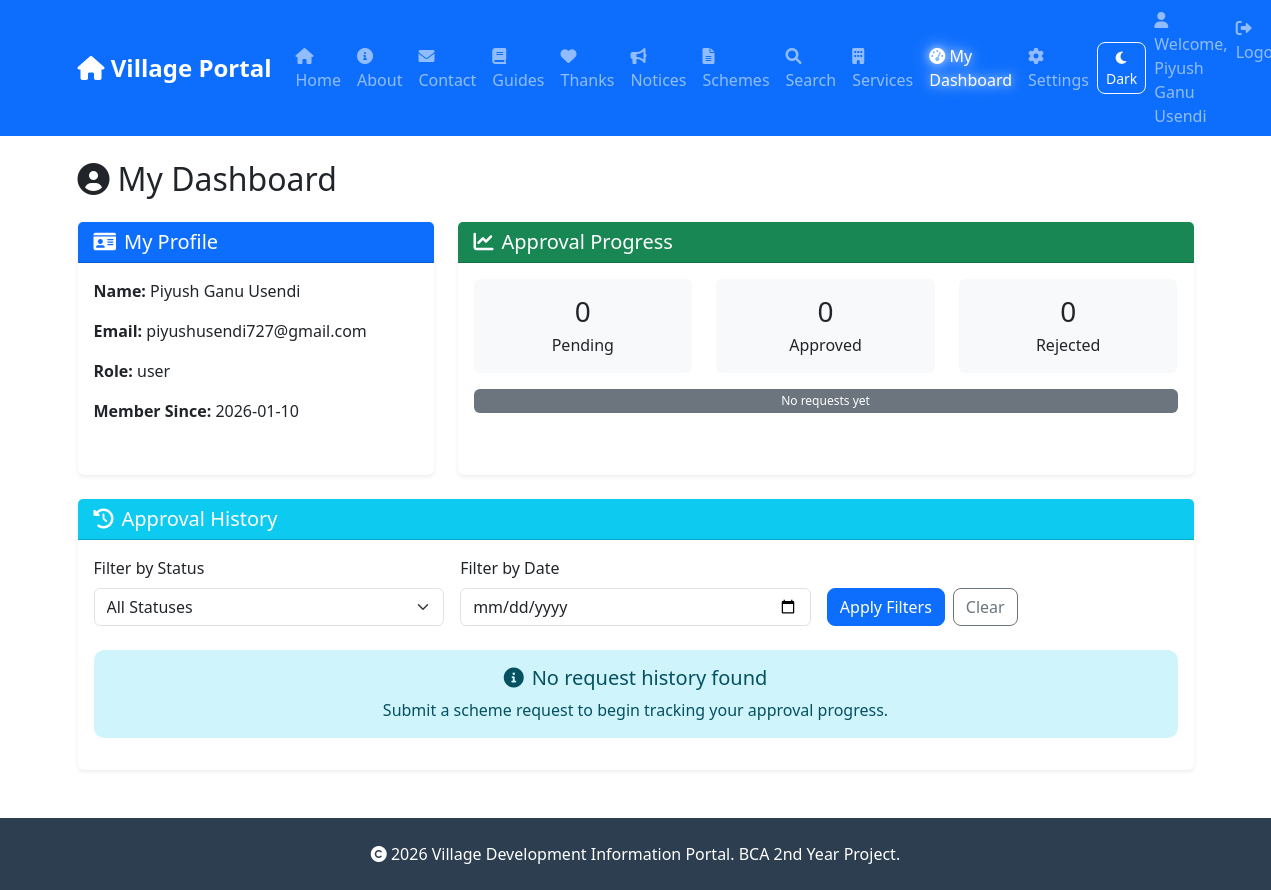
/user/dashboard (signed in), run on an earlier commit of the app's database.
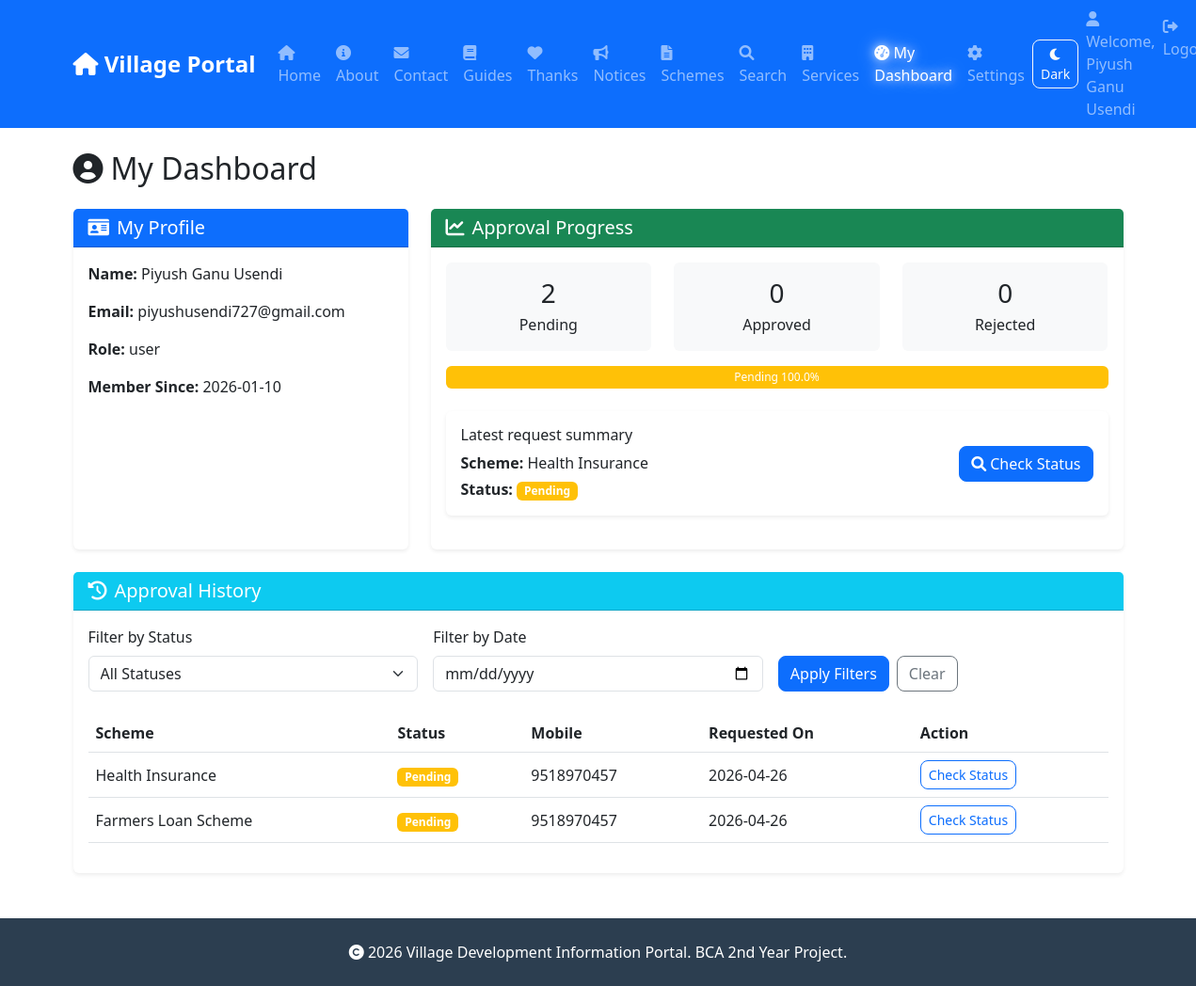
And on a later commit of the database.
### tables this page shows
CREATE TABLE schemes (
            id INTEGER PRIMARY KEY AUTOINCREMENT,
            title TEXT NOT NULL,
            description TEXT,
            department TEXT,
            eligibility TEXT,
            benefits TEXT,
            apply_link TEXT,
            published_on TIMESTAMP DEFAULT CURRENT_TIMESTAMP
        );

CREATE TABLE beneficiaries (
            id INTEGER PRIMARY KEY AUTOINCREMENT,
            name TEXT NOT NULL,
            age INTEGER,
            gender TEXT,
            scheme_id INTEGER,
            mobile TEXT,
            status TEXT DEFAULT 'Pending',
            registered_on TIMESTAMP DEFAULT CURRENT_TIMESTAMP
        , user_id INTEGER, dob TEXT, aadhaar TEXT);

### app.py (the view)
@app.route('/user/dashboard')
@login_required
def user_dashboard():
    status_filter = request.args.get('status', '')
    date_filter = request.args.get('date', '')
    conn = get_db()
    cursor = conn.cursor()
    cursor.execute('SELECT * FROM users WHERE id = ?', (current_user.id,))
    user = cursor.fetchone()
    query = '''
        SELECT b.*, s.title AS scheme_name
        FROM beneficiaries b
        LEFT JOIN schemes s ON b.scheme_id = s.id
        WHERE b.user_id = ?
    '''
    params = [current_user.id]
    if status_filter:
        query += ' AND b.status = ?'
        params.append(status_filter)
    if date_filter:
        query += ' AND DATE(b.registered_on) = ?'
        params.append(date_filter)
    query += ' ORDER BY b.registered_on DESC'
    cursor.execute(query, tuple(params))
    history = cursor.fetchall()
    status_counts = {'Pending': 0, 'Approved': 0, 'Rejected': 0}
    for row in history:
        status = row['status'] or 'Pending'
        if status not in status_counts:
            status_counts[status] = 0
        status_counts[status] += 1
    conn.close()
    return render_template('user_dashboard.html', user=user, history=history, status_counts=status_counts, status_filter=status_filter, date_filter=date_filter)

### app.py (called while the page is built)
def get_db():
    db_path = app.config.get('DATABASE', 'database.db')
    conn = sqlite3.connect(db_path)
    conn.row_factory = sqlite3.Row
    return conn

@login_manager.user_loader
def load_user(user_id):
    conn = get_db()
    cursor = conn.cursor()
    cursor.execute('SELECT * FROM users WHERE id = ?', (user_id,))
    user = cursor.fetchone()
    conn.close()
    if user:
        theme_preference = user['theme_preference'] if 'theme_preference' in user.keys() and user['theme_preference'] else 'light'
        return User(user['id'], user['name'], user['email'], user['role'], theme_preference)
    return None

### templates/user_dashboard.html (shortened to what the changed rows need)
{% extends "base.html" %}
{% block content %}
<h2 class="mb-4"><i class="fas fa-user-circle me-2"></i>My Dashboard</h2>
<div class="row">
    <div class="col-lg-8 mb-4">
        <div class="card shadow-sm h-100">
            <div class="card-body">
                <div class="row text-center">
                    <div class="col-md-4 mb-3">
                        <div class="p-3 bg-light rounded">
                            <h3 class="mb-1">{{ status_counts.Pending }}</h3>
                            <p class="mb-0">Pending</p>
                        </div>
                    </div>
                </div>
                <div class="progress" style="height: 24px;">
                    {% set total = status_counts.Pending + status_counts.Approved + status_counts.Rejected %}
                    {% if total == 0 %}
                    <div class="progress-bar bg-secondary w-100">No requests yet</div>
                    {% else %}
                    <div class="progress-bar bg-warning" role="progressbar"
                        style="width: {{ (status_counts.Pending / total * 100) | round(0) }}%">
                        Pending {{ (status_counts.Pending / total * 100) | round(0) }}%
                    </div>
                    {% endif %}
                </div>
                {% if history %}
                {% set latest = history[0] %}
                <div class="mt-4 p-3 bg-white rounded shadow-sm">
                    <div
                        class="d-flex flex-column flex-md-row justify-content-between align-items-start align-items-md-center gap-3">
                        <div>
                            <h6 class="mb-2">Latest request summary</h6>
                            <p class="mb-1"><strong>Scheme:</strong> {{ latest.scheme_name or 'Unknown Scheme' }}</p>
                            <p class="mb-0"><strong>Status:</strong>
                                <span
                                    class="badge bg-{{ 'success' if latest.status == 'Approved' else 'warning' if latest.status == 'Pending' else 'danger' }}">
                                    {{ latest.status }}
                                </span>
                            </p>
                        </div>
                        <a href="{{ url_for('request_scheme', scheme_id=latest.scheme_id) }}" class="btn btn-primary">
                            <i class="fas fa-search me-1"></i>Check Status
                        </a>
                    </div>
                </div>
                {% endif %}
            </div>
        </div>
    </div>
</div>
<div class="card shadow-sm">
    <div class="card-body">
        {% if history %}
        <div class="table-responsive">
            <table class="table table-hover align-middle">
                <thead>
                    <tr>
                        <th>Scheme</th>
                        <th>Status</th>
                        <th>Mobile</th>
                        <th>Requested On</th>
                        <th>Action</th>
                    </tr>
                </thead>
                <tbody>
                    {% for item in history %}
                    <tr>
                        <td>{{ item.scheme_name or 'Unknown Scheme' }}</td>
                        <td>
                            <span
                                class="badge bg-{{ 'success' if item.status == 'Approved' else 'warning' if item.status == 'Pending' else 'danger' }}">
                                {{ item.status }}
                            </span>
                        </td>
                        <td>{{ item.mobile }}</td>
                        <td>{{ item.registered_on[:10] }}</td>
                        <td>
                            <a href="{{ url_for('request_scheme', scheme_id=item.scheme_id) }}"
                                class="btn btn-sm btn-outline-primary">
                                Check Status
                            </a>
                        </td>
                    </tr>
                    {% endfor %}
                </tbody>
            </table>
        </div>
        {% else %}
        <div class="alert alert-info text-center">
            <h5><i class="fas fa-info-circle me-2"></i>No request history found</h5>
            <p class="mb-0">Submit a scheme request to begin tracking your approval progress.</p>
        </div>
        {% endif %}
    </div>
</div>
{% endblock %}

What changed in the data, as far as the page shows it:
now on this page (row unchanged): schemes: title "Health Insurance"
added beneficiaries: status "Pending", title "Health Insurance", mobile "9518970457", registered_on "2026-04-26"
added beneficiaries: title "Farmers Loan Scheme", status "Pending", mobile "9518970457", registered_on "2026-04-26"
Also different on the page:
{{ status_counts.Pending }}: "0" → "2"
{{ (status_counts.Pending / total * 100) | round(0) }}: (not shown) → "100.0"
text no longer shown: "No requests yet No request history found Submit a scheme request to begin tracking your approval progress."
text now shown: "Pending % Latest request summary Scheme: Status: Check Status Scheme Status Mobile Requested On Action"
